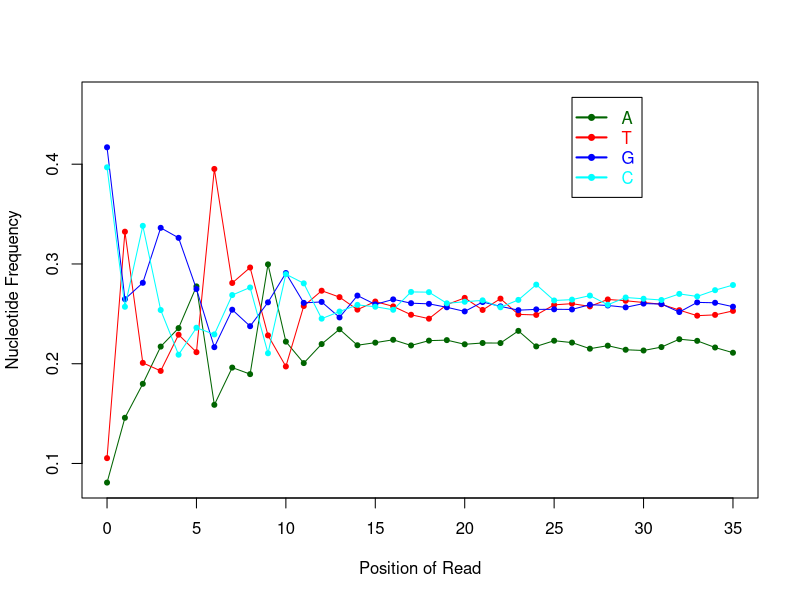

Reproduce this figure in R.
position=c(0,1,2,3,4,5,6,7,8,9,10,11,12,13,14,15,16,17,18,19,20,21,22,23,24,25,26,27,28,29,30,31,32,33,34,35)
A_count=c(5688,10260,12655,15281,16586,19527,11174,13800,13337,21081,15630,14117,15460,16503,15376,15559,15761,15361,15701,15737,15443,15535,15531,16390,15295,15696,15563,15132,15343,15058,15005,15247,15792,15686,15216,14848)
C_count=c(27927,18090,23798,17861,14709,16610,16140,18916,19451,14811,20388,19741,17252,17754,18223,18091,17877,19137,19120,18335,18443,18542,18053,18574,19651,18533,18593,18877,18227,18743,18655,18567,18987,18818,19259,19623)
G_count=c(29339,18630,19780,23658,22951,19342,15240,17882,16719,18403,20469,18365,18432,17340,18879,18257,18611,18343,18296,18054,17763,18424,18120,17850,17905,17912,17902,18237,18178,18051,18314,18284,17707,18399,18370,18095)
T_count=c(7412,23386,14133,13566,16120,14887,27812,19768,20859,16071,13879,18143,19222,18769,17888,18459,18117,17525,17249,18240,18716,17865,18662,17552,17515,18225,18308,18117,18602,18514,18391,18268,17839,17462,17517,17800)
N_count=c(0,0,0,0,0,0,0,0,0,0,0,0,0,0,0,0,0,0,0,0,1,0,0,0,0,0,0,3,16,0,1,0,41,1,4,0)
X_count=c(0,0,0,0,0,0,0,0,0,0,0,0,0,0,0,0,0,0,0,0,0,0,0,0,0,0,0,0,0,0,0,0,0,0,0,0)
total= A_count + C_count + G_count + T_count
ym=max(A_count/total,C_count/total,G_count/total,T_count/total) + 0.05
yn=min(A_count/total,C_count/total,G_count/total,T_count/total)
pdf("/Users/olgabotvinnik/workspace/rna-seq-diff-exprn/test-results/rseqc/LNCaP_4/rseqc.NVC_plot.pdf")
plot(position,A_count/total,type="o",pch=20,ylim=c(yn,ym),col="dark green",xlab="Position of Read",ylab="Nucleotide Frequency")
lines(position,T_count/total,type="o",pch=20,col="red")
lines(position,G_count/total,type="o",pch=20,col="blue")
lines(position,C_count/total,type="o",pch=20,col="cyan")
legend(26,ym,legend=c("A","T","G","C"),col=c("dark green","red","blue","cyan"),lwd=2,pch=20,text.col=c("dark green","red","blue","cyan"))
dev.off()
